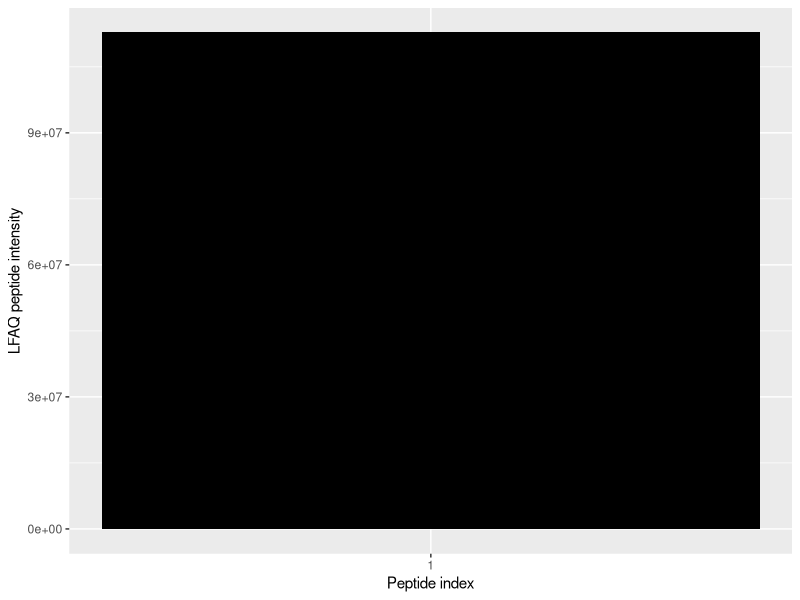

This figure's R source:
setwd("G:\\ProgramResult\\checkLFAQ\\github_backup\\20180428LFAQ-master\\ExecutableFiles\\x64")
library(ggplot2)
d<-read.table("PeptidesOfOneProtein.txt",sep="\t",header = TRUE)
Peptidesindex<-d[,1];
Intensities<-d[,2];
plotFrame<-data.frame(Peptidesindex,Intensities);
tiff(file="G:\\ProgramResult\\checkLFAQ\\github_backup\\20180428LFAQ-master\\ExecutableFiles\\x64/BarOfOneProtein.tiff",res=500,width=2000,height=1500,compression = "lzw")
if(length(Peptidesindex)<10){
ggplot()+geom_bar(aes(Peptidesindex,Intensities),stat = "identity",fill=Peptidesindex)+ ylab("LFAQ peptide intensity")+ xlab("Peptide index")+scale_x_continuous(breaks=Peptidesindex)
}else{
ggplot()+geom_bar(aes(Peptidesindex,Intensities),stat = "identity",fill=Peptidesindex)+ ylab("LFAQ peptide intensity")+ xlab("Peptide index")
}
dev.off()

